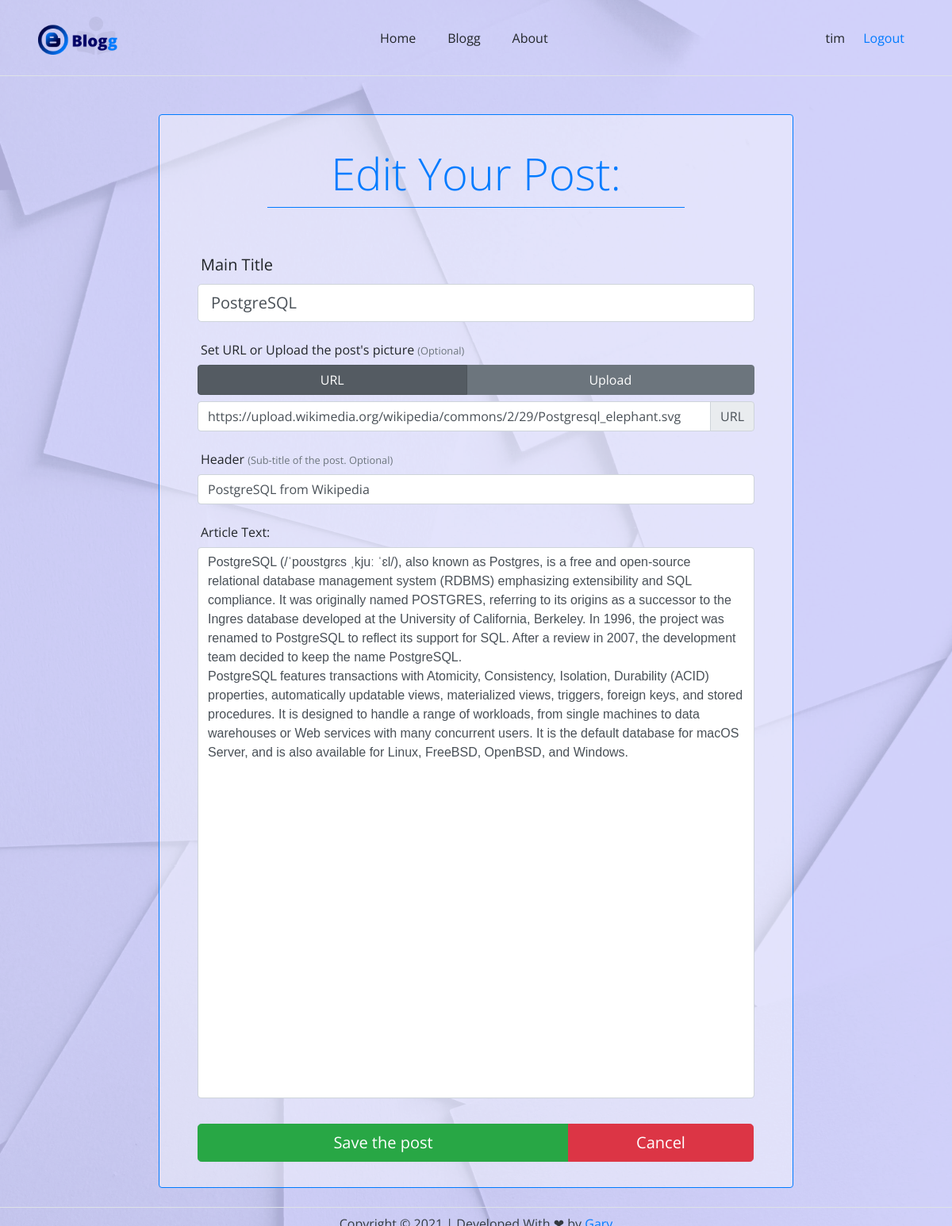
Screenshot of /edit_post.php?q=5e848eaf8cc685e848eaf8cc6b (signed in) with the database file from the repository.
### tables this page shows
CREATE TABLE `posts` (
  `id` char(26) NOT NULL,
  `user_id` char(13) NOT NULL,
  `title` varchar(255) NOT NULL,
  `image_upload` varchar(255) DEFAULT NULL,
  `image_url` text,
  `header` text,
  `text` longtext NOT NULL,
  `date` datetime NOT NULL,
  PRIMARY KEY (`id`),
  UNIQUE KEY `id_UNIQUE` (`id`),
  KEY `fk_posts_1` (`user_id`),
  CONSTRAINT `fk_posts_1` FOREIGN KEY (`user_id`) REFERENCES `users` (`id`) ON DELETE RESTRICT ON UPDATE CASCADE
);

### edit_post.php (the view, shortened to what this page needs)
<?php
$userId = $_SESSION['user_id'];
$postId = $_GET['q'];
if (isset($postId)) {
  $mysql = mysqli_connect(DB_HOST, DB_USER, DB_PASS, DB_DATABASE, DB_PORT);
  $postId = mysqli_real_escape_string($mysql, $postId);
  $query = "SELECT * FROM blogg.posts WHERE id='$postId' AND user_id='$userId';";
  $result = mysqli_query($mysql, $query);
  if ($result && mysqli_num_rows($result) > 0) {
    $post = mysqli_fetch_assoc($result);
  } else {
    header('location: 403.php');
    exit;
  }
} else {
  header('location: 403.php');
  exit;
}
?>
<?php include 'partials/header.php' ?>
  <link rel="stylesheet" href="public/css/blog.css">
  <?php include 'partials/navbar.php' ?>
<div class="row blog-item mb-2 mx-auto">
  <div class="col-lg-8 col-11 mt-5 mb-3 mx-auto px-0">
    <div class="border border-primary rounded py-3 px-md-5 px-3 d-block post">
      <form action="" method="POST" id="add-post" novalidate="novalidate" autocomplete="off" enctype="multipart/form-data">
        <h1 class="display-4 mx-auto mt-3 mb-5 py-2 text-primary text-center border-primary border-bottom w-75">Edit Your Post:</h1>
        <div class="form-group">
          <label class="col-form-label col-form-label-lg ml-1" for="input-title">Main Title</label>
          <input type="text" class="form-control form-control-lg" placeholder="ex: 'Tesla'" id="input-title" name="input-title" autofocus="autofocus" value="<?= $post['title']; ?>">
        </div>
        <div class="form-group">
          <label class="d-block col-form-label ml-1" for="input-header">Set URL or Upload the post's picture <small class="text-muted">(Optional)</small></label>
          <div class="btn-group btn-group-toggle w-100" data-toggle="buttons">
            <label class="btn btn-secondary">
              <input type="radio" id="btn-url"<?= ($post['image_url']) ? 'checked' : '' ;?>> URL
            </label>
            <label class="btn btn-secondary active">
              <input type="radio" id="btn-upload" <?= ($post['image_upload']) ? 'checked' : '' ;?>> Upload
            </label>
          </div>
        </div>
        <div class="form-group mt-n2" id="field-url">
          <div class="form-group">
            <div class="input-group mb-3">
              <input type="text" class="form-control" aria-label="insert url" placeholder="ex: http://randonwebsite.com/image.png" name="input-url" value="<?= $post['image_url']; ?>">
              <div class="input-group-append">
                <span class="input-group-text">URL</span>
              </div>
            </div>
          </div>
        </div>
        <div class="form-group">
          <label class="col-form-label ml-1" for="input-header">Header <small class="text-muted">(Sub-title of the post. Optional)</small></label>
          <input type="text" class="form-control" placeholder="ex: 'My adventures in a electric car'" id="input-header" name="input-header" value="<?= $post['header']; ?>">
        </div>
        <div class="form-group">
          <label class="col-form-label ml-1" for="input-body">Article Text:</label>
          <div class="form-control"style="min-height: 45vh; font-family: sans-serif;" data-tiny-editor data-formatblock="no" data-fontname="no" data-justifyleft="no" data-justifycenter="no" data-justifyright="no" data-outdent="no" data-indent="no" data-remove-format="no"><?= htmlspecialchars_decode($post['text']); ?></div>
          </div>
        <div class="btn-group w-100 my-3">
          <input type="submit" name="submit" class="d-inline-block col-md-8 btn btn-lg btn-success" value="Save the post">
          <button type="button" class="col-md-4 btn btn-lg btn-danger" id="cancel-btn">Cancel</button>
        </div>
      </form>
    </div>
  </div>
</div>
<?php include 'partials/footer.php' ?>
<?php include 'partials/end.php' ?>

### public/css/global.css (style rules this page uses)
body { min-height: 100% !important; min-width: 100% !important; display: block; position: absolute; font-family: 'Open Sans', sans-serif; scroll-behavior: smooth; }
body::before { content: ''; background-image: url("src/bg-pages.jpg"); background-repeat: no-repeat; background-position: center; background-size: cover; background-attachment: fixed; opacity: 0.2; position: fixed; z-index: -2; top: 0; right: 0; bottom: 0; left: 0; }
body::after { content: ''; background-color: rgba(52, 49, 253, 0.2); position: fixed; top: 0; bottom: 0; right: 0; left: 0; z-index: -1; }

### public/css/blog.css (style rules this page uses)
.blog-item { max-width: 100vw; }
.blog-item .col-lg-8 div.post { background-color: rgba(255, 255, 255, 0.4); display: block; position: relative; }

### rows the page displays
posts: input-title "PostgreSQL", input-url "https://upload.wikimedia.org/wikipedia/commons/2/29/Postgresql_elephant.svg", input-header "PostgreSQL from Wikipedia", text "PostgreSQL (/ˈpoʊstɡrɛs ˌkjuː ˈɛl/), also known as Postgres, is a free and open-source relational database management system (RDBMS) emphasizing extensibility and SQL compliance. It was originally named POSTGRES, referring to its origins as a successor to the Ingres database developed at the University of California, Berkeley. In 1996, the project was renamed to PostgreSQL to reflect its support for SQL. After a review in 2007, the development team decided to keep the name PostgreSQL. PostgreSQL features transactions with Atomicity, Consistency, Isolation, Durability (ACID) properties, automatically updatable views, materialized views, triggers, foreign keys, and stored procedures. It is…"

### other values shown
$_SESSION['user_name'] "tim"
